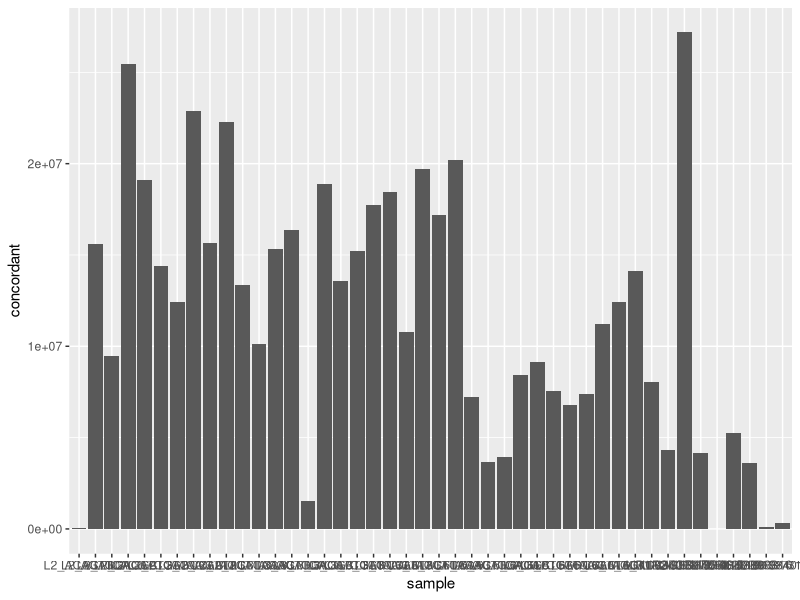
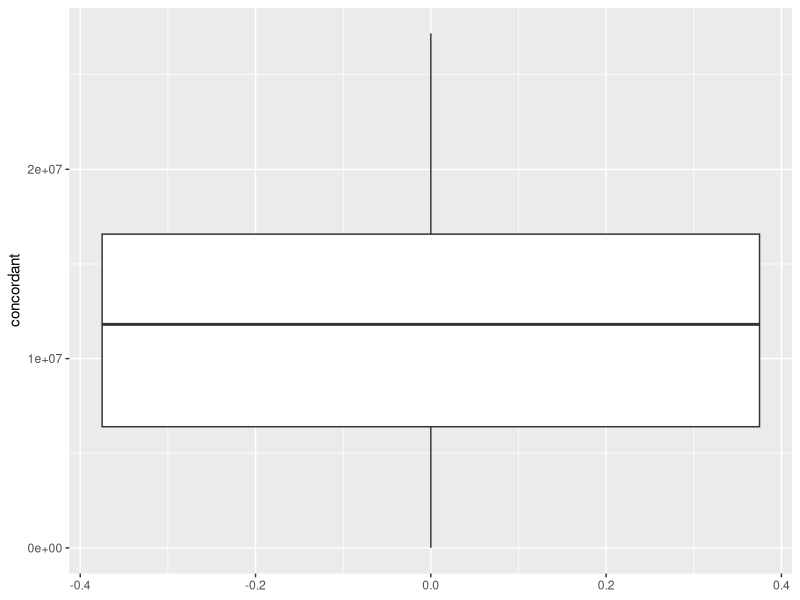

Source code (R) for these figures, in order: (Note: this script raises an error after producing the figures.)
library(ggplot2)

#data and cleaning
setwd("~/sravandevanathan/analysis/Brendan/reads")
reads <- read.delim2("concordant.txt", sep = ",", header = FALSE)
reads <- reads[,c(1,2,3,4)]
colnames(reads) <- c("sample", "concordant", "discordant", "leftovers")
reads <- reads[-which(reads$sample %in% c("L3_unmatc", "L6_unmatc")),] # removal of unmatched


ggplot(data = reads, aes(x = sample, y = concordant)) + 
  geom_bar(stat = "identity")

concordant <- reads[,c(1,2)]
ggplot(data = concordant, aes( y = concordant)) + 
  geom_boxplot()

removed <- reads[which(!(reads$sample %in% colnames(expressed.genes.GEN))),]
kept <- reads[which((reads$sample %in% colnames(expressed.genes.GEN))),]
kept.means <- apply(kept[,2:4], 2, mean)
removed$sample <- levels(droplevels(removed$sample))
means.row <- nrow(removed)+1
removed[means.row, "sample"] <- "mean"
removed[means.row, 2:4] <- kept.means
removed[,"status"] <- "removed"
removed[means.row, "status"] <- "kept"

ggplot(data = removed, aes(x = sample, y = concordant, color = status)) + 
  geom_bar(stat = "identity", fill = "white")+ 
  theme_minimal()

reads.prep <- reads 
reads.prep[,"noncordant"] <- reads.prep[3] + reads.prep[4] + reads.prep[2]
reads.prep[,"ratio"] <- reads.prep[2]/reads.prep["noncordant"]
